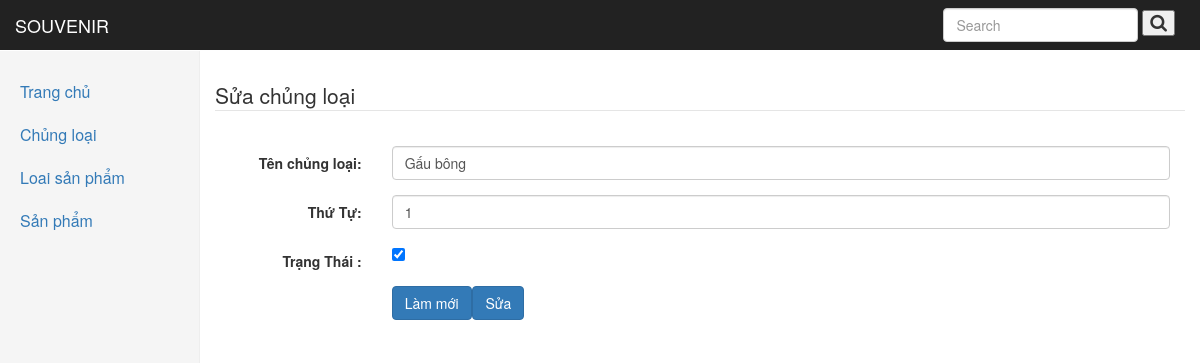
The app's page /admin/index.php?key=suacl&idCL=1 with its own data.
### tables this page shows
CREATE TABLE `nn_chungloai` (
  `idCL` int(255) NOT NULL,
  `TenCL` varchar(255) NOT NULL,
  `ThuTu` int(4) NOT NULL,
  `AnHien` tinyint(4) NOT NULL
);

### controller.php (called while the page is built, shortened)
<?php
class bh
{
    function getChungLoaiByID($idCL){
        $query = "SELECT * FROM nn_chungloai WHERE idCL = $idCL";
        return mysql_query($query);
    }
}
?>

### admin/suacl.php (the view, shortened to what this page needs)
<?php
if (isset($_GET['idCL'])) {
    $idCL = $_GET['idCL'];
    $dscl = $store->getChungLoaiByID($idCL);
    $dcl = mysql_fetch_array($dscl);
}
?>
<div class="ad_chungloai">
    <form action="xuly.php" method="POST" class="form-horizontal">
        <div class="form-group">
            <legend>Sửa chủng loại</legend>
        </div>
        <div class="form-group">
            <label for="TenCL" class="col-sm-2 control-label">Tên chủng loại:</label>
            <div class="col-sm-10">
                <input class="form-control" type="text" name="TenCL" id="TenCL" value="<?php echo $dcl['TenCL']; ?>">
            </div>
        </div>
        <div class="form-group">
            <label for="ThuTu" class="col-sm-2 control-label">Thứ Tự:</label>
            <div class="col-sm-10">
                <input class="form-control" type="number" name="ThuTu" id="ThuTu" value="<?php echo $dcl['ThuTu']; ?>">
            </div>
        </div>
        <div class="form-group">
            <label for="AnHien" class="col-sm-2 control-label">Trạng Thái : </label>
            <div class="col-sm-10">
                <input type="checkbox" name="AnHien" id="AnHien" <?php if ($dcl['AnHien']) {
                    echo 'checked="checked"';
                } ?> >
            </div>
        </div>
        <div class="form-group">
            <div class="col-sm-1 col-sm-offset-2">
                <button type="reset" class="btn btn-primary">Làm mới</button>
            </div>
            <div class="col-sm-1">
                <button type="submit" class="btn btn-primary" name="SuaCL">Sửa</button>
            </div>
        </div>
    </form>
</div>

### admin/css/dashboard.css (style rules this page uses)
body { padding-top: 50px; }

### admin/css/style.css (style rules this page uses)
.ad_chungloai,.ad_loai,.chungloai_them,.loai_them,.ad_sanpham,.sp_them { margin-top: 30px; }

### records on screen
nn_chungloai: TenCL "Gấu bông", ThuTu "1", AnHien "☑"
